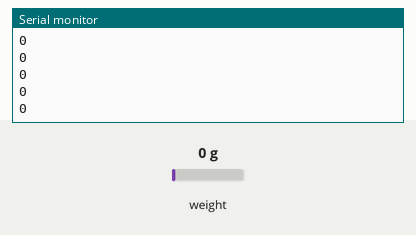
Recording of a sketch running on a simulated ESP32. Shown: the last lines printed to the serial monitor. The test bench sets the inputs (shaded band); at power-on: weight on the scale 0 g.

Above: at 2.2 s.
2.3 s: weight on the scale set to 100 g
At 2.31 s:
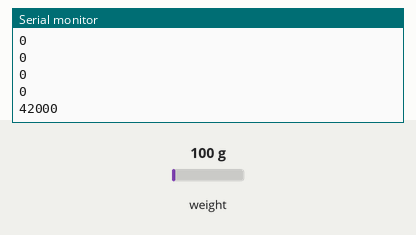
3.8 s: weight on the scale set to 1250 g
At 3.81 s:
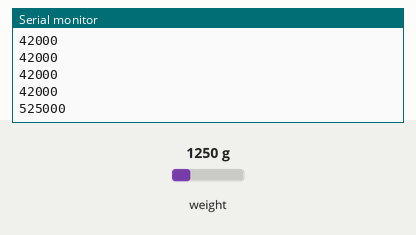
Timing chart, 0 to 6.8 s (numbered marks = the images above; inputs shaded):
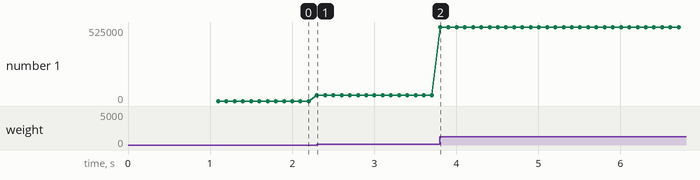

The sketch:

Test_full_bridge_axial.ino
```cpp
//This script measures values from the HX711 through an ESP32 as the strain gauge installation is tested on the tensile test machiene.

#include "HX711.h"

#define DOUT_PIN 4
#define SCK_PIN 14

HX711 scale;

void setup() {
  Serial.begin(115200);
  delay(1000);

  scale.begin(DOUT_PIN, SCK_PIN);
  scale.set_gain(128);

}

void loop() {
  if (scale.is_ready()) {
    long value = scale.read(); //used to evaluate output with constant load

    //long value = scale.read_average(10);  //used while measuring applied load

    Serial.println(value);
  }

}
```

Measured:
- after the input at 2.3 s, the serial monitor: prints a new line at once (image 1)
- after the input at 3.8 s, the serial monitor: prints a new line at once (image 2)
- plotted number 1: 0 → 42000 after the input at 2.3 s, 42000 → 525000 after the input at 3.8 s
